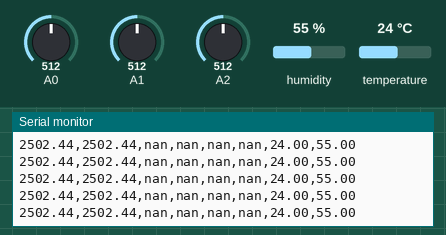
This sketch was run on a simulated Arduino Uno, built with avr-gcc and run on an emulated ATmega328P. On the bench: the last lines printed to the serial monitor. Inputs (shaded band) come from the test bench; at power-on: A0 = 512, A1 = 512, A2 = 512, humidity 55 %, temperature 24 °C.

Above: at 1.2 s.
1.3 s: A0 set to 716
At 1.43 s:
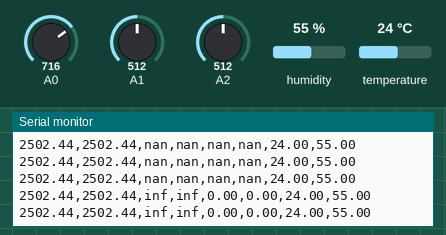
3.3 s: A1 set to 716
At 3.38 s:
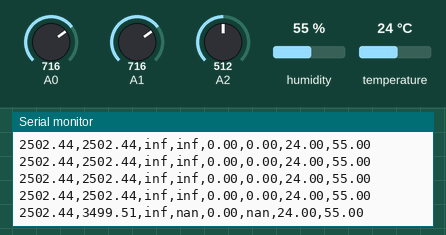
5.2 s: A2 set to 716
At 5.2 s:
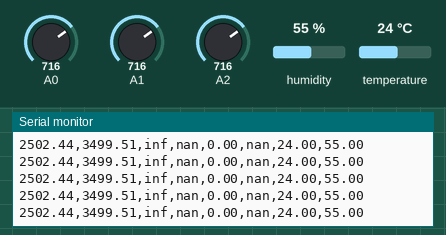
8.2 s: A0 set to 992
At 8.2 s:
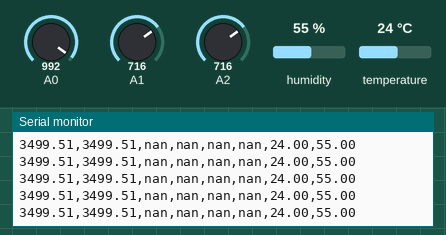
11.2 s: A1 set to 992
At 11.23 s:
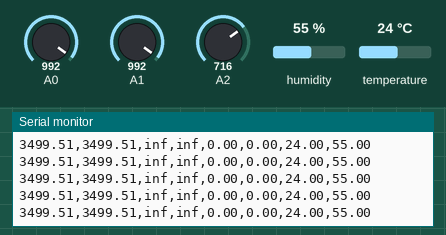
14.2 s: A2 set to 992
At 14.2 s:
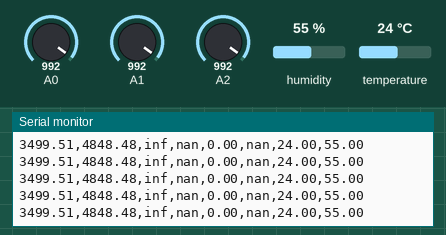
Timing chart, 0 to 17.2 s (numbered marks = the images above; inputs shaded):
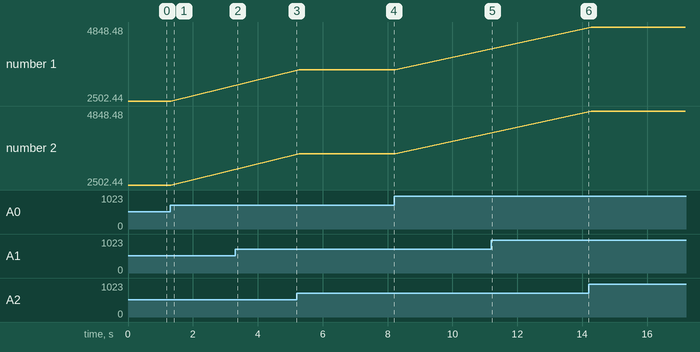

The sketch:

Read.ino
```cpp
#include <Wire.h>

#include "SparkFunBME280.h"
BME280 sensorHumTempPress; //Uses default I2C address 0x77

// MQ 135
double varAMQ135 = -0.3513615;
double varBMQ135 = -0.0025928;
double varCMQ135 = -0.0010671;
double varDMQ135 = 0.8343359;

// MQ 4
double varAMQ4 = -0.3532477;
double varBMQ4 = -0.0014940;
double varCMQ4 = -0.00136591;
double varDMQ4 = 1.17718719;

//RL
double varRL = 20; //valor en kOhm

double varR0MQ135=0;
double varR0MQ4=0;

void setup()
{
  Serial.begin(9600);
  Wire.begin();
  double varRLMQ135 = analogRead(A2);
  double varRLMQ4   = analogRead(A1);
  double varVC      = analogRead(A0);

  double varRSMQ135 = (varVC*varRL/varRLMQ135) - varRL;
  double varRSMQ4   =  (varVC*varRL/varRLMQ4) - varRL;

  varR0MQ135 = varRSMQ135/3.6016140772527665;
  varR0MQ4   = varRSMQ4/4.4366873309786135;


  sensorHumTempPress.setI2CAddress(0x76); //Connect to a second sensor
  if(sensorHumTempPress.beginI2C() == false) Serial.println("Sensor connect failed");

  /*Serial.println(varRLMQ135);
  Serial.println(varRLMQ4);
  Serial.println(varVC);*/
}

void loop()
{

  double varZMQ135 = sensorHumTempPress.readTempC();
  double varZMQ4 = sensorHumTempPress.readTempC();

  double varUMQ135 = sensorHumTempPress.readFloatHumidity();
  double varUMQ4 = sensorHumTempPress.readFloatHumidity();

  double varRLMQ135 = analogRead(A2);
  double varRLMQ4   = analogRead(A1);
  double varVC      = analogRead(A0);

  double varRSMQ135 = (varVC*varRL/varRLMQ135) - varRL;
  double varRSMQ4   =  (varVC*varRL/varRLMQ4) - varRL;

  double varYMQ135 = varRSMQ135/varR0MQ135;  //Sensibilidad [Ohm/Ohm]
  //double varZMQ135 = 20; //Temperatura [°C]
  //double varUMQ135 = 65; //Humedad [%]

  double varYMQ4 = varRSMQ4/varR0MQ4;  //Sensibilidad [Ohm/Ohm]
  //double varZMQ4 = 20; //Temperatura [°C]
  //double varUMQ4 = 65; //Humedad [%]


  double varXMQ135 = pow(varYMQ135 * pow(10,-(varBMQ135 * varZMQ135 + varCMQ135 * varUMQ135 + varDMQ135)),1/varAMQ135);  //Concentración MQ 135 [ppm]
  /*Serial.print("MQ 135: ");
  Serial.print(varXMQ135);
  Serial.print("\t,\t");*/

  double varXMQ4 = pow(varYMQ4 * pow(10,-(varBMQ4 * varZMQ4 + varCMQ4 * varUMQ4 + varDMQ4)),1/varAMQ4);  //Concentración MQ 4 [ppm]
  /*Serial.print("MQ 4: ");
  Serial.println(varXMQ4);*/

  Serial.print(varRLMQ135*5000/1023);
  Serial.print(",");
  Serial.print(varRLMQ4*5000/1023);
  Serial.print(",");
  Serial.print(varYMQ135);
  Serial.print(",");
  Serial.print(varYMQ4);
  Serial.print(",");
  Serial.print(varXMQ135);
  Serial.print(",");
  Serial.print(varXMQ4);
  Serial.print(",");
  Serial.print(varZMQ135);
  Serial.print(",");
  Serial.print(varUMQ135);
  Serial.println();

}
```

Measured:
- after the input at 1.3 s, the serial monitor: prints a new line after 0.06 s (image 1)
- after the input at 3.3 s, the serial monitor: prints a new line after 0.07 s (image 2)
